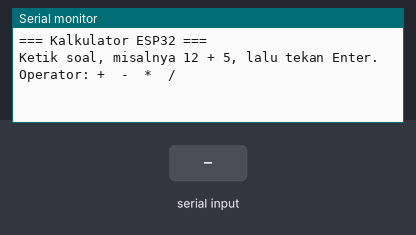
Recording of a sketch running on a simulated ESP32. Parts: the last lines printed to the serial monitor. Inputs (shaded band) come from the test bench.

Above: at 1.7 s.
1.8 s: "/\n" received over Serial
At 2.6 s:
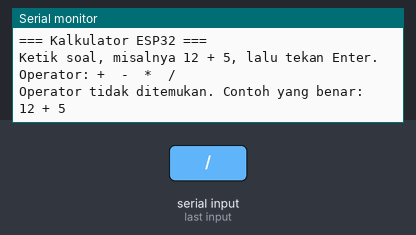
3.3 s: "90/45\n" received over Serial
At 3.8 s:
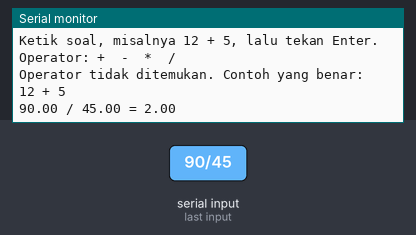

The sketch:

modul03_kalkulator.ino
```cpp
// Modul 3 - Praktik 1: kalkulator Serial
// Ketik soal di Serial Monitor, misalnya 12 + 5, lalu tekan Enter.
// Operator yang dikenal: +  -  *  /   (spasi boleh ada, boleh tidak)

void setup() {
  Serial.begin(115200);
  delay(500);
  Serial.println();
  Serial.println("=== Kalkulator ESP32 ===");
  Serial.println("Ketik soal, misalnya 12 + 5, lalu tekan Enter.");
  Serial.println("Operator: +  -  *  /");
}

void loop() {
  if (Serial.available() > 0) {                  // ada ketikan yang masuk?
    String soal = Serial.readStringUntil('\n');  // ambil satu baris, misalnya "12 + 5"
    soal.replace(" ", "");                       // buang semua spasi: "12+5"
    soal.trim();                                 // buang sisa tanda Enter

    // Cari letak operatornya. Pencarian dimulai dari karakter kedua (posisi 1)
    // supaya tanda minus di depan angka pertama (misalnya -3*2) tidak dikira operator.
    char operasi = '*';
    int posisi = soal.indexOf('*', 1);
    if (posisi < 0) {
      operasi = '/';
      posisi = soal.indexOf('/', 1);
    }
    if (posisi < 0) {
      operasi = '+';
      posisi = soal.indexOf('+', 1);
    }
    if (posisi < 0) {
      operasi = '-';
      posisi = soal.indexOf('-', 1);
    }

    if (posisi < 0) {
      // indexOf() memberi -1 kalau yang dicari tidak ada
      Serial.println("Operator tidak ditemukan. Contoh yang benar: 12 + 5");
    } else {
      float angka1 = soal.substring(0, posisi).toFloat();   // bagian kiri operator
      float angka2 = soal.substring(posisi + 1).toFloat();  // bagian kanan operator

      if (operasi == '/' && angka2 == 0) {
        Serial.println("Tidak bisa membagi dengan nol!");
      } else {
        float hasil = 0;
        if (operasi == '+') {
          hasil = angka1 + angka2;
        } else if (operasi == '-') {
          hasil = angka1 - angka2;
        } else if (operasi == '*') {
          hasil = angka1 * angka2;
        } else {
          hasil = angka1 / angka2;
        }

        Serial.print(angka1);
        Serial.print(" ");
        Serial.print(operasi);
        Serial.print(" ");
        Serial.print(angka2);
        Serial.print(" = ");
        Serial.println(hasil);
      }
    }
  }
}
```

Measured:
- after the input at 1.8 s, the serial monitor: prints a new line at once (image 1)
- after the input at 3.3 s, the serial monitor: prints a new line at once (image 2)
